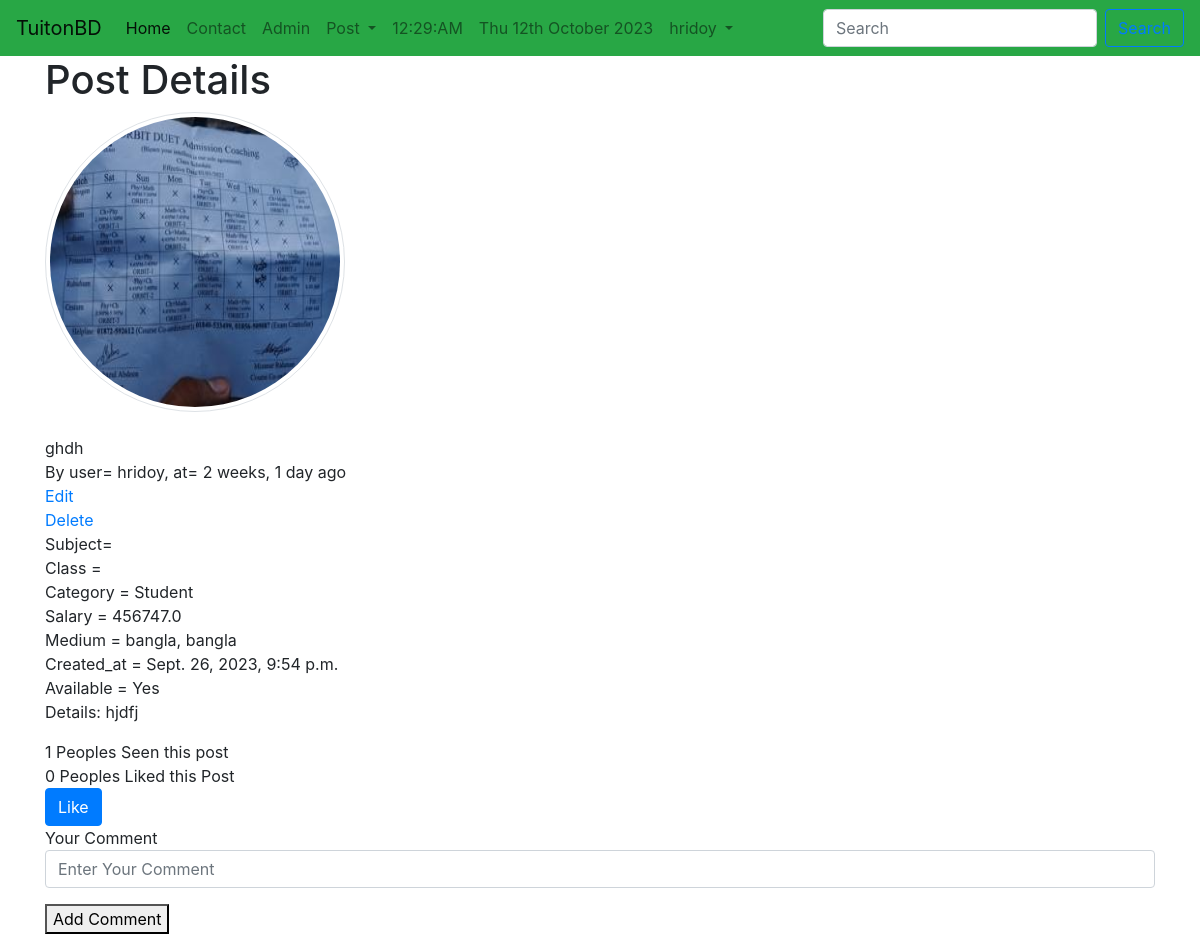
/tuition_App/postdetail/18/ (signed in), run on an earlier commit of the app's database.
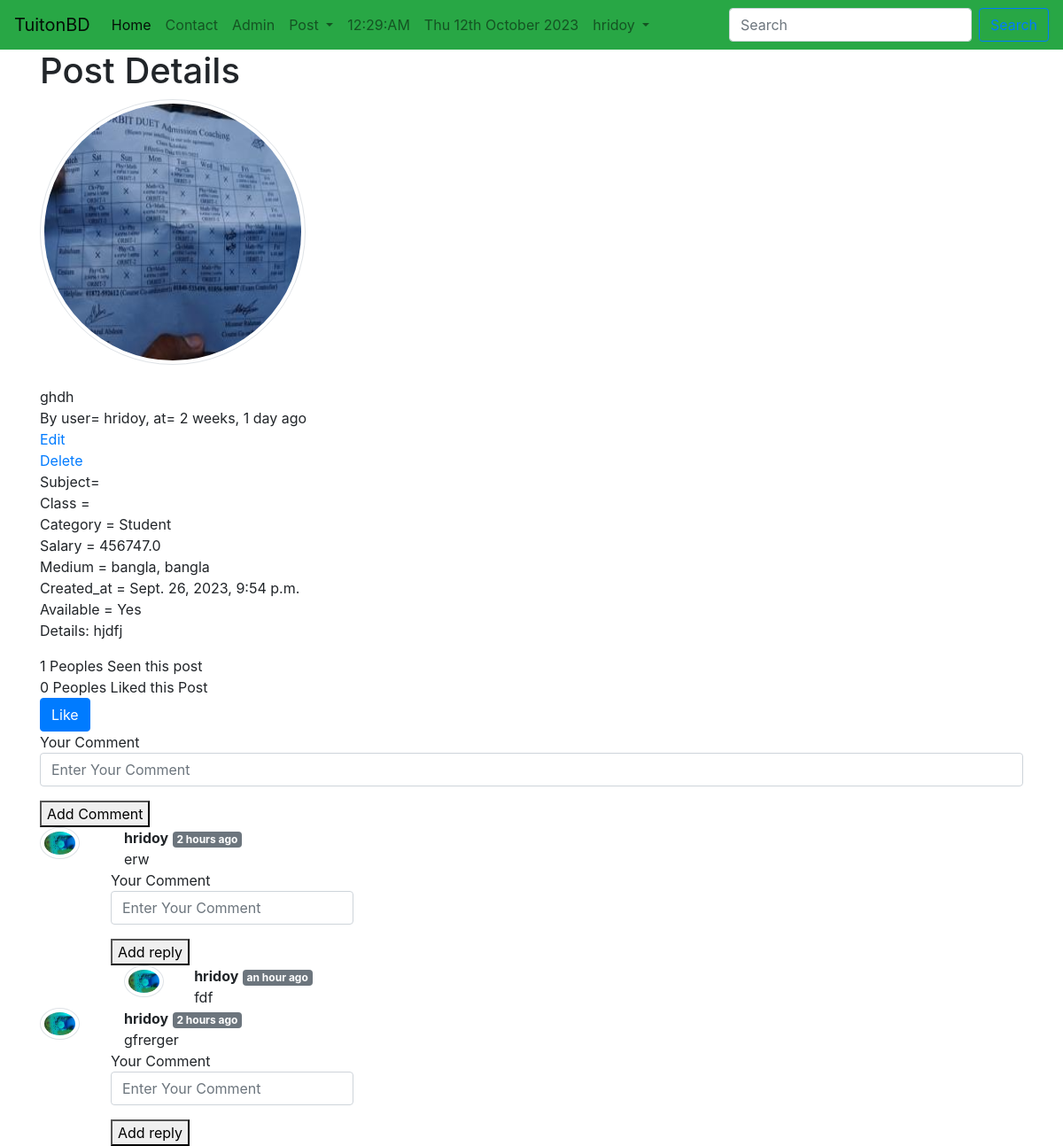
And on a later commit of the database.
### tuition_App/models.py (models this page shows, shortened)
class Comment(models.Model):
    user = models.ForeignKey(User, on_delete=models.CASCADE)
    post = models.ForeignKey(Post, on_delete=models.CASCADE)
    text = models.TextField()
    parent = models.ForeignKey("self", on_delete=models.CASCADE, null=True)
    created_at = models.DateTimeField(default=now)

### session/models.py (models this page shows, shortened)
class UserProfile(models.Model):
    GENRE_CHOICES = (
        ("Male", "MALE"),
        ("Female", "FEMALE"),
    )
    CATEGORY = (
        ("Student", "Student"),
        ("Teacher", "Teacher"),
    )
    BLOOD_GROUP = (
        ("A+", "A+"),
        ("A-", "A-"),
        ("AB+", "AB+"),
        ("AB-", "AB-"),
        ("B+", "B+"),
        ("B-", "B-"),
        ("O+", "O+"),
        ("O-", "O-"),
    )
    user = models.OneToOneField(User, on_delete=models.CASCADE)
    birth_date = models.DateField()
    blood_group = models.CharField(max_length=3, choices=BLOOD_GROUP)
    gender = models.CharField(max_length=50, choices=GENRE_CHOICES)
    address = models.CharField(max_length=150)
    phone = models.CharField(max_length=13)
    nationality = models.CharField(max_length=30)
    religion = models.CharField(max_length=50)
    biodata = models.TextField()
    profession = models.CharField(max_length=50, choices=CATEGORY, null=True)
    image = models.ImageField(default="default.jpg", upload_to="session/images")

### tuition_App/views.py (the view)
# urls.py: path("postdetail/<int:pk>/", PostDetailView.as_view(), name="postdetail"),
class PostDetailView(DetailView):
    model = Post
    template_name = "tuition/postdetail.html"
    def get_context_data(self, *args, **kwargs):
        self.object.views.add(self.request.user)
        liked = False
        if self.object.likes.filter(id=self.request.user.id).exists():
            liked = True
        context = super().get_context_data(*args, **kwargs)
        post = context.get("object")
        comments = Comment.objects.filter(post=post.id, parent=None)
        replies = Comment.objects.filter(post=post.id).exclude(parent=None)
        DictofReply = {}
        for reply in replies:
            if reply.parent.id not in DictofReply.keys():
                DictofReply[reply.parent.id] = [reply]
            else:
                DictofReply[reply.parent.id].append(reply)
        context["post"] = context.get("object")
        context["liked"] = liked
        context["comments"] = comments
        context["DictofReply"] = DictofReply
        return context

### tuition_App/models.py (called while the page is built)
    def total_likes(self):
        return self.likes.count()

    def total_views(self):
        return self.views.count()

    def get_subject_list(self):
        sub = self.subject.all()
        subjects = ""
        for s in sub:
            subjects = subjects + str(s.name) + ","
        return subjects

    def get_class_list(self):
        sub = self.class_in.all()
        subjects = ""
        for s in sub:
            subjects = subjects + str(s.name) + ","
        return subjects

    def ProperCase(self):
        return self.title.title()

    def uppercase(self):
        return self.title.upper()

    def lowercase(self):
        return self.title.lower()

### tuition_App/templatetags/tag.py (called while the page is built)
@register.filter(name="get_reply")
def get_reply(dict, key):
    return dict.get(key)

### templates/tuition/postdetail.html (shortened to what this page needs)
{% extends 'basic.html' %}
{% block body %}
{% load humanize %}
{% load tag %}
<div class="container">
    <h1>Post Details</h1>
    <div class="row">
        <div class="col-md-6">
            <img src="{{object.image.url}}" alt="" style="width: 300px; height: 300px"
                class="rounded-circle img-thumbnail">
        </div>
    </div>
    <br>
    {{object.lowercase}} <br>
    By user= {{object.user.username}}, at= {{object.created_at| naturaltime}}
    <br>
    {% if request.user == object.user %}
    <a href="/tuition_App/edit/{{object.id}}">Edit</a> <br>
    <a href="/tuition_App/delete/{{object.id}}">Delete</a> <br>
    {% endif %}
    Subject= {{object.get_subject_list}} <br />
    Class ={{object.get_class_list}}<br>
    Category = {{object.category}}<br>
    Salary = {{object.salary}}<br>
    Medium = {{object.medium}}<br>
    Created_at = {{object.created_at}}<br>
    Available = {% if object.available %} Yes {% else %} No {% endif %}<br>
    <p>Details: {{object.details}}</p>
    <div>
        {{object.total_views}} Peoples Seen this post <br>
        {{object.total_likes}} Peoples Liked this Post
    </div>
    <div>
        <form action="/tuition_App/likepost/{{object.id}}/" method="post">
            {% if liked %}
            <button type="submit" class="btn btn-warning">Unlike</button>
            {% else %}
            <button type="submit" class="btn btn-primary">Like</button>
            {% endif %}
        </form>
    </div>
    <div>
        <form action="/tuition_App/addcomment/" method="post">
            <div class="form-group">
                <lebel> Your Comment</lebel>
                <input type="text" name="comment" placeholder="Enter Your Comment" class="form-control">
            </div>
            <button type="submit"> Add Comment</button>
        </form>
    </div>
    <div>
        {% for comment in comments %}
        <div class="row">
            <div class="col-md-1">
                <img src="{{comment.user.userprofile.image.url}}" class=" rounded-circle img-thumbnail"
                    style="width:45px;" alt="">
            </div>
            <div class="col-md-10">
                <b>{{comment.user.username}}</b> <span class="badge badge-secondary">
                    {{comment.created_at|naturaltime}}</span>
                <div>{{comment.text}}</div>
                <div class="row">
                    <form action="/tuition_App/addcomment/" method="post">
                        <div class="form-group">
                            <lebel> Your Comment</lebel>
                            <input type="text" name="comment" placeholder="Enter Your Comment" class="form-control">
                        </div>
                        <button type="submit"> Add reply</button>
                    </form>
                </div>
                <div>
                    {% for reply in DictofReply|get_reply:comment.id %}
                    <div class="row">
                        <div class="col-md-1">
                            <img src="{{reply.user.userprofile.image.url}}" class=" rounded-circle img-thumbnail"
                                style="width:45px;" alt="">
                        </div>
                        <div class="col-md-11">
                            <b>{{reply.user.username}}</b> <span class="badge badge-secondary">
                                {{reply.created_at|naturaltime}}</span>
                            <div>{{reply.text}}</div>
                        </div>
                    </div>
                    {% endfor %}
                </div>
            </div>
        </div>
        {% endfor %}
    </div>
</div>
{% endblock body %}

What changed in the data, as far as the page shows it:
added Comment: user.userprofile.image (picture), user.username "hridoy", created_at "2 hours ago", text "erw", shown under "Post Details"
added Comment: user.userprofile.image (picture), user.username "hridoy", created_at "an hour ago", text "fdf"
added Comment: user.userprofile.image (picture), user.username "hridoy", created_at "2 hours ago", text "gfrerger", shown under "Post Details"
